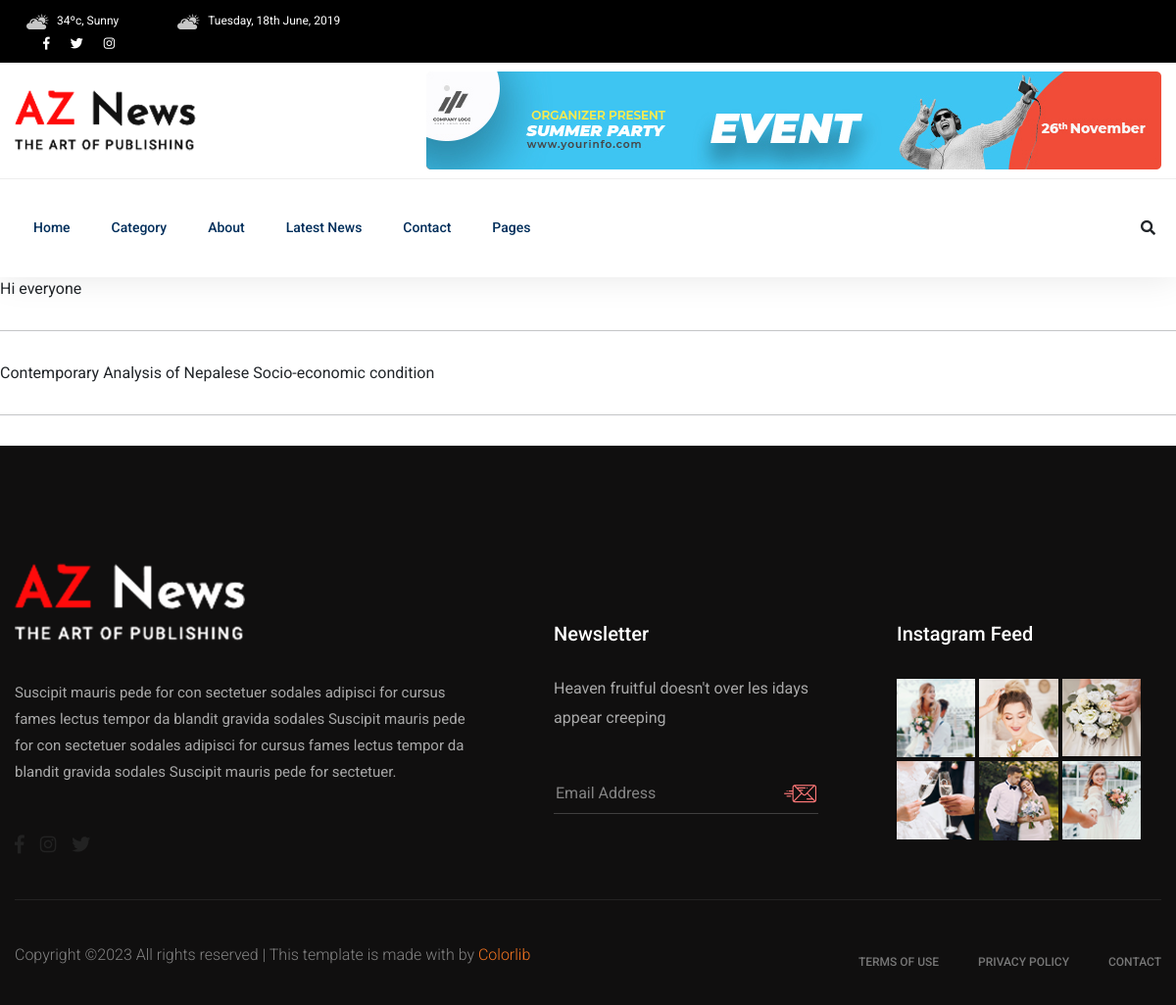
The page /profile/ashok on the database as committed earlier.
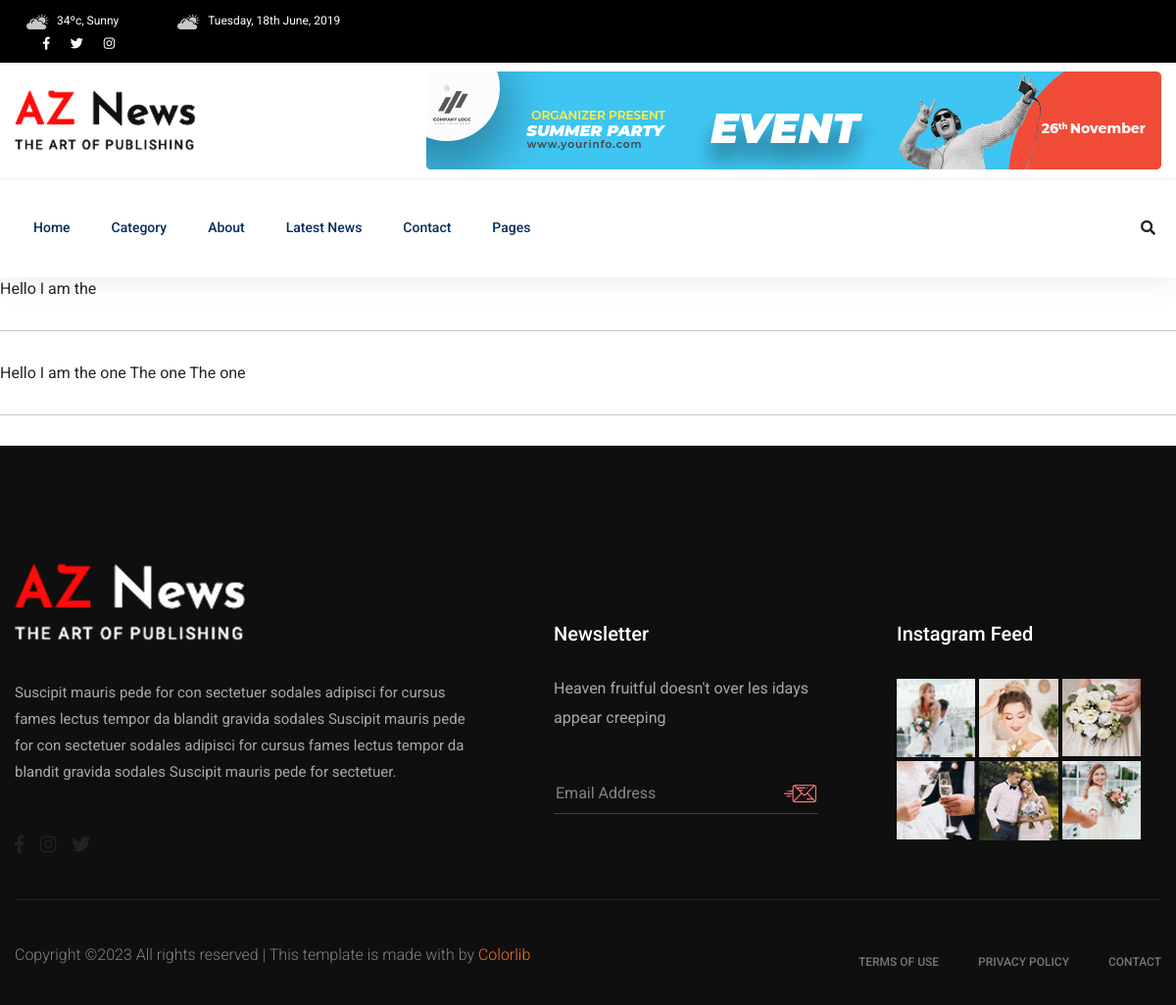
The same page on the database as committed later.
### home/models.py (models this page shows, shortened)
class Post(models.Model):
    CHOICES = (
        ('EN', 'English'),
        ('NP', 'Nepali'),
    )
    title = models.CharField(max_length=100)
    timestamp = models.DateField(auto_now_add=True)
    thumbnail = models.ImageField(upload_to='post_thumbs')
    author = models.ForeignKey(Author, on_delete=models.CASCADE)
    categories = models.ForeignKey(Category, on_delete=models.CASCADE)
    content = RichTextUploadingField(blank=True, null=True,config_name='default')
    language=models.CharField(max_length=40, choices=CHOICES)
    slug = models.SlugField(null=False, blank=True, unique=True)

### home/views.py (the view)
# urls.py: path('profile/<slug:slug>', AdminView, name='adminpage'),
def AdminView(request, slug):
    author=Author.objects.get(slug=slug)
    searched=Post.objects.filter(author__slug=slug).order_by('-id')
    page = request.GET.get('page', 1)
    paginator = Paginator(searched, 6)
    try:
        a_post = paginator.page(page)
    except PageNotAnInteger:
        a_post = paginator.page(1)
    except EmptyPage:
        a_post = paginator.page(paginator.num_pages)
    context={
        'posts':a_post,
        'author':author,
    }
    return render(request, 'home/admin.html', context)

### home/models.py (called while the page is built)
    def __str__(self):
        return self.user.username

### templates/home/admin.html (shortened to what this page needs)
{% extends 'base.html' %}
{% load static %}
{% block content %}
{% for post in posts %}
{{post.title}}
<br>
<hr>
{% endfor %}
{% endblock content %}

Rows that differ between the two databases and show on the page:
removed Post: title "Hi everyone"
removed Post: title "Contemporary Analysis of Nepalese Socio-economic condition"
added Post: title "Hello I am the"
added Post: title "Hello I am the one The one The one"
